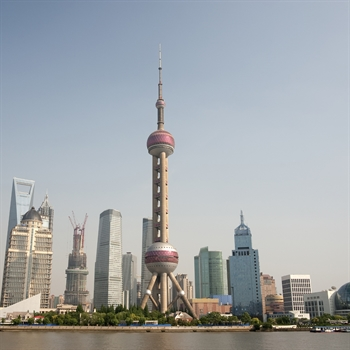
#> input picture test_images/oriental_pearl.jpg, 350 x 350 px
$ jupyter execute harris_corner.ipynb
#> lines starting #> are read from the running program, lines starting #| are printed output that depends on the picture; after the words box and inside, x2 and y2 are one past the last pixel; in counts of white or black regions, pixels touching at a corner belong together
### imtools.py
import os
import numpy as np
import matplotlib.pyplot as plt
from PIL import Image


def load_img(filename, size=(512, 512), color=False, array=True):
    """Load and return an image-object from the standard path."""
#> called with filename = 'oriental_pearl.jpg', size = (512, 512), color = False, array = True
    test_images_path = '/home/tintin/rongheng/cv/test_images/'
    os.chdir(test_images_path)
    img = Image.open(filename)
#> img is the input picture: PIL image 350x350 RGB; mean R, G, B 161.2, 166, 169.3

    img.thumbnail(size)

    if not color:
        # convert to grayscale
        img = img.convert('L')
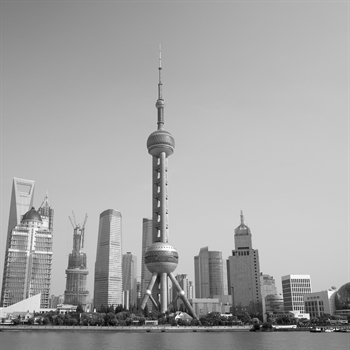
#> img: PIL image 350x350 L; min 0, max 253, mean 164.9

    if array:
        # return as np.array
        img_array = np.array(img)
        return img_array
    else:
        # return as Pillow.Image
        return img


def save_img(array, filename):
    Image.fromarray(ar.round().astype(np.uint8)).save(fname)


# [32 lines left out: functions img_list, resize_img, show_hist, eq_hist, not called in this run]


def show_img(img, size=(5, 5), color=False):
    """Display an image given as an np.array."""
    plt.figure(figsize=size)
    if color:
        plt.imshow(img)
    else:
        plt.imshow(img, cmap='gray', vmin=0, vmax=255)
    plt.axis('off')
    plt.show()

### edge_detect_lib.py
"""Functions to calculate image derivatives."""

import numpy as np
import matplotlib.pyplot as plt
import scipy.ndimage as filters


def threshold(img, threshold, percent=False, invert=False):
    if percent:
        threshold = img.max() * threshold

    """Replace all values bellow a given threshold with 0 rest 255."""
    if invert:
        binary_img = np.where(img >= threshold, 0, 255)
    else:
        binary_img = np.where(img <= threshold, 0, 255)

    return binary_img


# [12 lines left out: function derivative, not called in this run]


def harris_response(img, sigma=3):
    """
    Compute the Harris corner detector response matrix.

    The function for each pixel in a graylevel image.
    """
    # derivatives
    img_x = np.zeros(img.shape)
    filters.gaussian_filter(img, (sigma, sigma), (0, 1), img_x)

    img_y = np.zeros(img.shape)
    filters.gaussian_filter(img, (sigma, sigma), (1, 0), img_y)

    # compute components of the harris matrix
    w_xx = filters.gaussian_filter(img_x * img_x, sigma)
    w_xy = filters.gaussian_filter(img_x * img_y, sigma)
    w_yy = filters.gaussian_filter(img_y * img_y, sigma)

    # determinant and trace
    w_det = w_xx * w_yy - w_xy**2
    w_thr = w_xx + w_yy

    return w_det / w_thr


def get_points(response, min_dist=10, allow_cluster=True):
    """
    Return corners from a response image.

    min_dist ist the minumum number of pixels seperating corners
    and image boundary.
    """

    # get coordinates of candidates
    coords = np.array(response.nonzero()).T

    # ... and their values
    candidate_values = [response[c[0], c[1]] for c in coords]

    # sort candidates
    index = np.argsort(candidate_values)

    # store allowed point locations in array
    allowed_locations = np.ones(response.shape)
    allowed_locations[min_dist:-min_dist, min_dist:-min_dist] = 0

    if allow_cluster:
        min_dist = 0

    # select the best points taking min_distance into account
    filtered_coords = []

    for i in index:
        if allowed_locations[coords[i, 0], coords[i, 1]] == 0:
            filtered_coords.append(coords[i])
            allowed_locations[(coords[i, 0] - min_dist):
                              (coords[i, 0] + min_dist),

                              (coords[i, 1] - min_dist):
                              (coords[i, 1] + min_dist)] = 1

    return filtered_coords


def overlay_points(image, filtered_coords, size=(15, 15), save=False):
    """Plot points found in image."""
    plt.figure(figsize=size)
    plt.imshow(image, cmap='gray', vmin=0, vmax=255)
    plt.plot([p[1] for p in filtered_coords], [p[0] for p in filtered_coords],
             'r*')
    plt.axis('off')
    plt.title('edge points')
    if save:
        plt.savefig('redge_points.jpg')

    plt.show()

### harris_corner/harris_corner.ipynb
[cell 1]
import numpy as np
import matplotlib.pyplot as plt
from PIL import Image
from scipy.ndimage import filters
import sys
sys.path.append("/home/tintin/rongheng/cv/")
from imtools import load_img, show_img
from edge_detect_lib import harris_response, get_points, overlay_points, threshold

[cell 2]
plt.style.use('dark_background')

[cell 3]
img = load_img("oriental_pearl.jpg")

[cell 4]
response = harris_response(img, sigma=2)
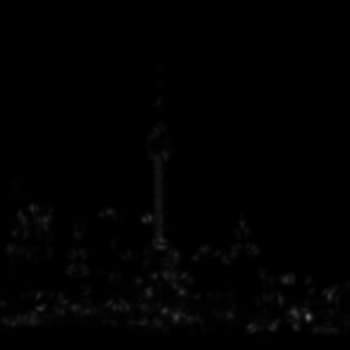
#> response: shape (350, 350) float64; min 5.15e-05, max 108.2, mean 1.6
show_img(response, color=True)

thresh = threshold(response, 0.3, percent=True)
#> in threshold, `threshold = img.max() * threshold`: threshold = 32.46
#> in threshold, `binary_img = np.where(img <= threshold, 0, 255)`:
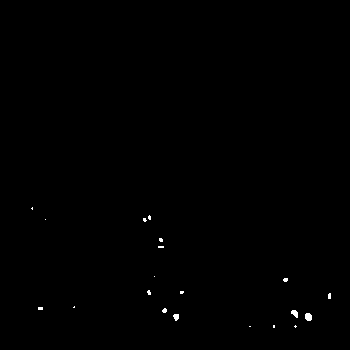
#> binary_img: shape (350, 350) int64; 0.23% white; 20 white regions (17 under 20 px), largest, box (x1, y1, x2, y2) and area: (305, 313, 312, 321) 48, (291, 310, 298, 318) 38, (173, 314, 179, 321) 32
points = get_points(thresh, min_dist = 20)
#> in get_points, `coords = np.array(response.nonzero()).T`: coords = 284 pairs, first value 207 to 327, second value 31 to 330
#> in get_points, `candidate_values = [response[c[0], c[1]] for c in coords]`: candidate_values = 284 values from 255 to 255
#> in get_points, `index = np.argsort(candidate_values)`: index = 284 values, max 283 at index 282, min 0 at index 283, mean 141.5
#> the loop in get_points, `for i in index:` made 284 passes
#> i on passes 1 to 3: 248, 249, 250
#> after the loop in get_points, `for i in index:`:
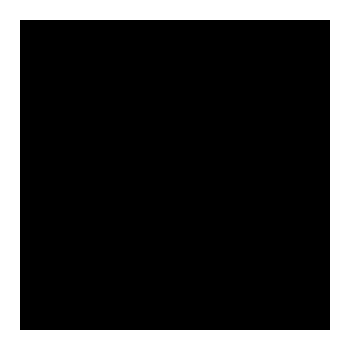
#> allowed_locations: shape (350, 350) float64; values 0 (black) and 1 (white), 21.6% white; 1 white region, box (x1, y1, x2, y2) and area: (0, 0, 350, 350) 26400
#> after the loop in get_points, `for i in index:`: filtered_coords = 278 pairs, first value 207 to 327, second value 31 to 329
#> points has the same summary as filtered_coords in get_points
overlay_points(img, points, size=(20,20))
#> in overlay_points, `plt.show()`:
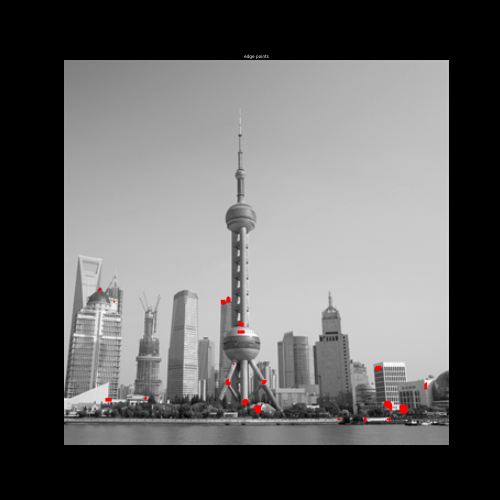
#> figure drawn by matplotlib, 1 panel
